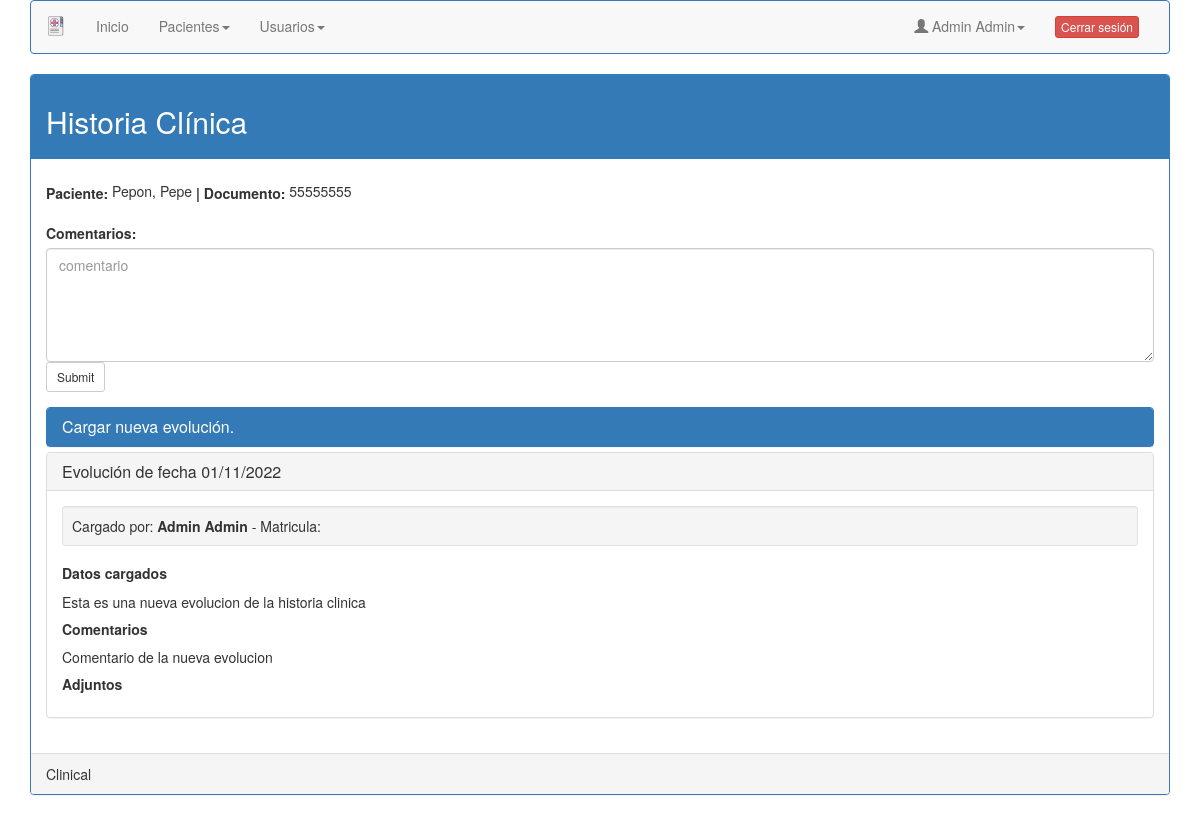
The page /form_muestra_datos_historia.php?links=1&id_paciente=2&check=1&rnd=5 (signed in) on the database its author committed.
### tables this page shows
CREATE TABLE `mm_pacientes` (
  `id` int(11) NOT NULL,
  `tipodocumento` tinyint(10) NOT NULL,
  `documento` varchar(9) NOT NULL,
  `nombre` varchar(255) NOT NULL,
  `apellido` varchar(255) NOT NULL,
  `sexo` tinyint(4) DEFAULT NULL,
  `fechanacimiento` date DEFAULT NULL,
  `direccion` varchar(255) DEFAULT NULL,
  `provincia` varchar(255) DEFAULT NULL,
  `localidad` varchar(255) DEFAULT NULL,
  `codigopostal` varchar(10) DEFAULT NULL,
  `telefono` varchar(30) DEFAULT NULL,
  `celular` varchar(30) DEFAULT NULL,
  `email` varchar(255) DEFAULT NULL,
  `gruposanguineo` varchar(10) DEFAULT NULL,
  `obrasocial` varchar(100) DEFAULT NULL,
  `numeroafiliado` varchar(15) DEFAULT NULL,
  `comentarios` text DEFAULT NULL,
  `usuariocreacion` int(11) NOT NULL,
  `fechaalta` date DEFAULT NULL,
  `id_empresa` tinyint(255) NOT NULL,
  `responsable_nombre` varchar(255) NOT NULL,
  `responsable_doc` varchar(10) NOT NULL,
  `responsable_tel` varchar(20) NOT NULL,
  `responsable_email` varchar(50) NOT NULL,
  `responsable_dir` varchar(255) NOT NULL,
  `modificacion` date NOT NULL DEFAULT current_timestamp(),
  `fechafallecimiento` date DEFAULT NULL,
  `fechabaja` date DEFAULT NULL
);

CREATE TABLE `mm_historiasclinicas` (
  `id` int(11) NOT NULL,
  `usuariocarga` int(11) NOT NULL,
  `fechacarga` date DEFAULT NULL,
  `paciente` int(11) NOT NULL,
  `comentarios` text NOT NULL
);

CREATE TABLE `mm_fichahistoria` (
  `id` int(11) NOT NULL,
  `historiaclinica` int(11) NOT NULL,
  `fechaficha` date DEFAULT NULL,
  `horacarga` time DEFAULT NULL,
  `usuariocarga` int(11) NOT NULL,
  `datos` varchar(255) DEFAULT NULL,
  `comentario` text DEFAULT NULL
);

CREATE TABLE `mm_usuarios` (
  `id` int(11) NOT NULL,
  `nombre` varchar(255) NOT NULL,
  `apellido` varchar(255) NOT NULL,
  `email` varchar(255) NOT NULL,
  `clave` varchar(255) NOT NULL,
  `tipousuario` int(11) NOT NULL,
  `activo` int(11) NOT NULL,
  `alta` date NOT NULL,
  `modificacion` date DEFAULT NULL,
  `direccion` varchar(255) DEFAULT NULL,
  `provincia` varchar(255) DEFAULT NULL,
  `localidad` varchar(255) DEFAULT NULL,
  `cp` varchar(10) DEFAULT NULL,
  `telefono` varchar(30) DEFAULT NULL,
  `celular` varchar(30) DEFAULT NULL,
  `tipodocumento` tinyint(10) DEFAULT NULL,
  `numerodocumento` varchar(9) DEFAULT NULL,
  `matricula` varchar(20) DEFAULT NULL,
  `especialidad` varchar(255) DEFAULT NULL,
  `id_empresa` tinyint(255) NOT NULL,
  `token` varchar(255) NOT NULL,
  `comentarios` text DEFAULT NULL,
  `usuariocarga` int(11) NOT NULL
);

### form_muestra_datos_historia.php (the view, shortened to what this page needs)
<?php
include 'conexion.php';
parse_str(decryptLink(), $output);
$id_paciente = $output['id_paciente'];
	$sql = "SELECT * FROM mm_pacientes WHERE id=".$id_paciente;
	$result = $conexion->query($sql);
	$row_pacientes = $result->fetch_array(MYSQLI_ASSOC);
	$sql = "SELECT * FROM mm_historiasclinicas WHERE paciente=".$id_paciente;
if($result = $conexion->query($sql)){
if ($result->num_rows > 0){
	$i=1;
	$j=1;
	while ($row_historia = $result->fetch_array(MYSQLI_ASSOC)){
		$historia[$i]=$row_historia;
		$sql = "SELECT * FROM mm_fichahistoria WHERE historiaclinica=".$historia[$i]['id'];
		if($result_ficha = $conexion->query($sql)){
			while ($row_ficha = $result_ficha->fetch_array(MYSQLI_ASSOC)){
				$ficha[$i][$j]=$row_ficha;
				$j++;
			}
		}else{
			echo $sql.' - '.$conexion->error;
		}
		$i++;
	}
}else{
	echo "Sin historias asociadas.";
}
}else{
	echo $sql.' - '.$conexion->error;
}
if ($i > 0) {
?>
<!DOCTYPE html PUBLIC "-//W3C//DTD XHTML 1.0 Transitional//EN"
    "http://www.w3.org/TR/xhtml1/DTD/xhtml1-transitional.dtd">
<html lang="es-AR">
<head>
  <link rel="stylesheet" href="https://maxcdn.bootstrapcdn.com/bootstrap/3.3.7/css/bootstrap.min.css">
</head>
<body id="main_body">
  <div class="container">
  <? include 'menu.php'; ?>
	<div class="panel panel-primary" style="margin-top: 10px;">
	<div class="panel-heading ">
		<h2>Historia Clínica</h2>
	</div>
	<div class="panel-body">
		<?
			$k=1;
		?>
		<div class="form-group form-inline">
			<label class="control-label">Paciente:</label>
			<p class="form-control-static"><?= $row_pacientes['apellido'].', '.$row_pacientes['nombre']; ?></p>
			<label class="control-label">| Documento:</label>
			<p class="form-control-static"><?= $row_pacientes['documento']; ?></p>
		</div>
		<?
		if ($_SESSION['tipousuario']){
		?>
			<form id="form_comentario_historia" method="post" enctype="multipart/form-data" action="carga_comentario_historia.php">
				<div class="form-group">
					<label class="control-label">Comentarios:</label>
					<textarea rows="5" id="element_1" name="comentario_historia" class="form-control" type="text" value="<?= $historia[$k]['comentarios']; ?>" placeholder="comentario" ><?= $historia[$k]['comentarios']; ?></textarea>
					<input type="submit" id="submit_01" class="btn btn-default btn-sm" />
				</div>
			</form>
		<?
		}
		?>
		<div class="panel-group d-print-none" id="accordion">
		  	<?
			if ($_SESSION['tipousuario']==2 || $_SESSION['tipousuario']==1){
			?>
		    <div class="panel panel-primary">
			<div class="panel-heading">
			  <h4 class="panel-title">
				<a data-toggle="collapse" data-parent="#accordion" href="#collapse0">
				Cargar nueva evolución.</a>
			  </h4>
			</div>
		  </div>
		<?
			}
		for ($l=$j-1;$l>0;$l--){
		?>
		  <div class="panel panel-default">
			<div class="panel-heading">
			  <h4 class="panel-title">
				<a data-toggle="collapse" data-parent="#accordion" href="#collapse<?= $l; ?>">
				Evolución de fecha <?= date("d/m/Y", strtotime($ficha[$k][$l]['fechaficha'])); ?></a>
			  </h4>
			</div>
			<div id="collapse<?= $l; ?>" class="panel-collapse <?= ($l==$j-1)?' class="collapse.show" ':'collapse';?>">
				<div class="panel-body" style="word-break:break-word;">
					<?
						$sql = "SELECT * FROM mm_usuarios WHERE id=" . $ficha[$k][$l]['usuariocarga'];
						if($result_medico = $conexion->query($sql)){
							$row_medico = $result_medico->fetch_array(MYSQLI_ASSOC);
						}else{
							$mensajes[] = "ERROR en cosulta medico.<br/> SQL: ". $sql.' - '.$conexion->error;
						}
					?>
					<div class="well well-sm">Cargado por: <strong><?= $row_medico['nombre']." ".$row_medico['apellido']. "</strong>  -  Matricula: <strong>". $row_medico['matricula'] ; ?></strong></div>
					<h5><strong>Datos cargados</strong></h5>
					<p class="text-justify">
						<?= $ficha[$k][$l]['datos']; ?>
					</p>
					<h5><strong>Comentarios</strong></h5>
					<p class="text-justify">
						<?= $ficha[$k][$l]['comentario']; ?>
					</p>
					<h5><strong>Adjuntos</strong></h5>
				</div>
			</div>
		  </div>
		<?
		}
		?>
		</div>
	</div>
	<div class="panel-footer">
      Clinical
    </div>
  </div>
  </div>
</body>
</html>
<?
}else{
	$mensajes[] = "Error al intentar cargar datos de Historias Clínicas.";
}
exit;
?>

### rows shown on the page
mm_pacientes: apellido "Pepon", nombre "Pepe", documento "55555555"
mm_historiasclinicas: comentario_historia "comentario"
mm_fichahistoria: fechaficha "01/11/2022", usuariocarga.nombre "Admin", usuariocarga.apellido "Admin", datos "Esta es una nueva evolucion de la historia clinica", comentario "Comentario de la nueva evolucion"

### other values the page prints
$_SESSION['nombre'] "Admin Admin"
